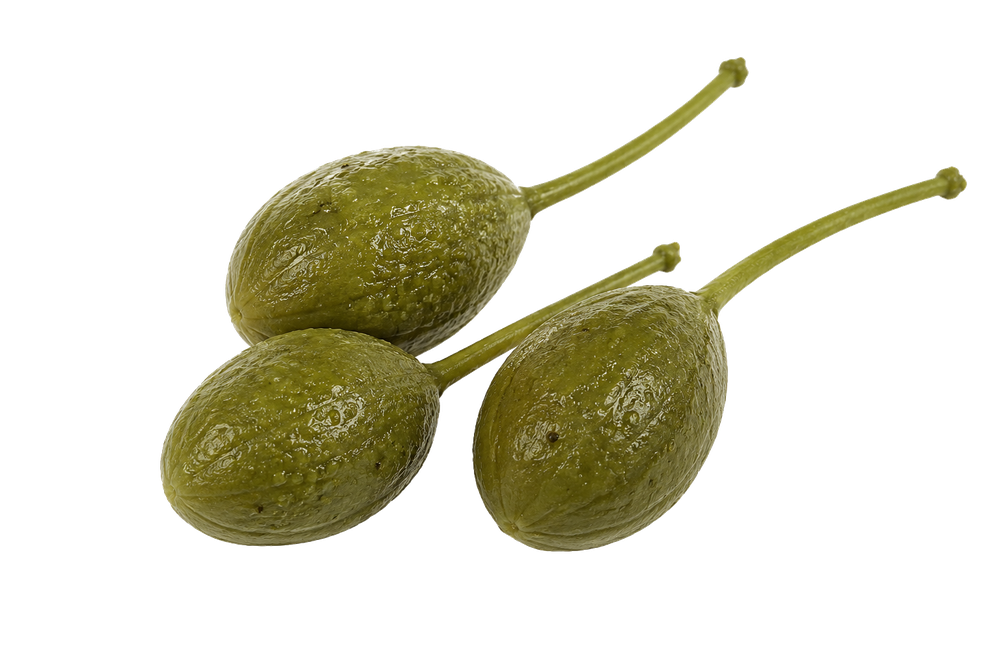
#> input picture media/products/caperpngpic.png, 1000 x 667 px, shrunk from 1536 x 1024 before the run
$ python remove_bg.py
#> lines starting #> are read from the running program, lines starting #| are printed output that depends on the picture; after the words box and inside, x2 and y2 are one past the last pixel; in counts of white or black regions, pixels touching at a corner belong together
"""Remove white background from PNG image, making it transparent."""
from PIL import Image
import numpy as np

img = Image.open('media/products/caperpngpic.png').convert('RGBA')
#> img is the input picture: PIL image 1000x667 RGBA; mean R, G, B, A 30.5, 28.6, 12.9, 62.2
data = np.array(img)

# Make white/near-white pixels transparent (threshold: R>230, G>230, B>230)
r, g, b, a = data[:,:,0], data[:,:,1], data[:,:,2], data[:,:,3]
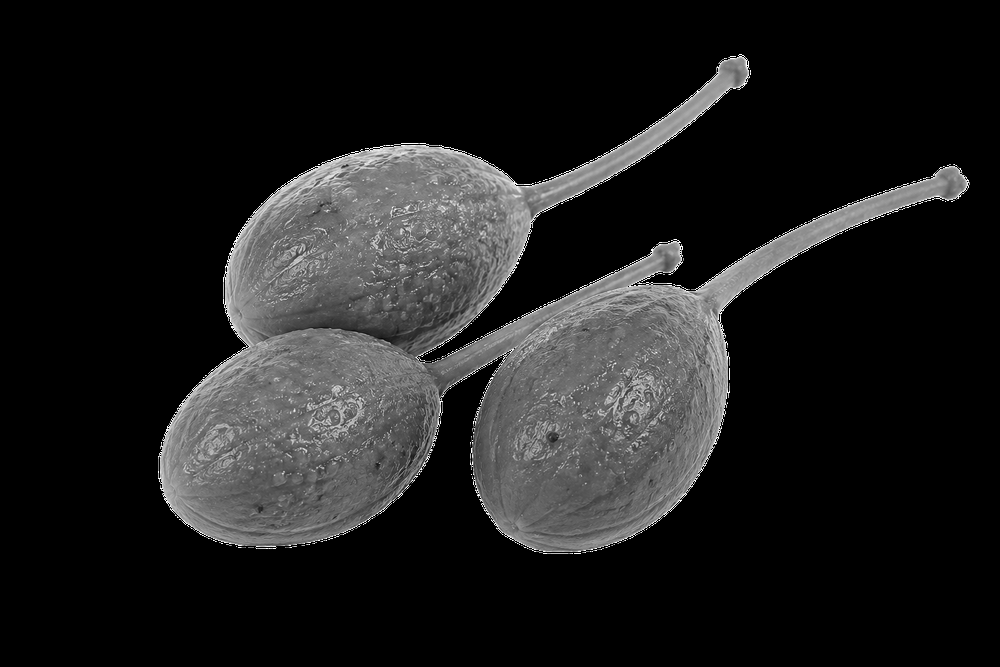
#> r: shape (667, 1000); min 0, max 255, mean 30.5
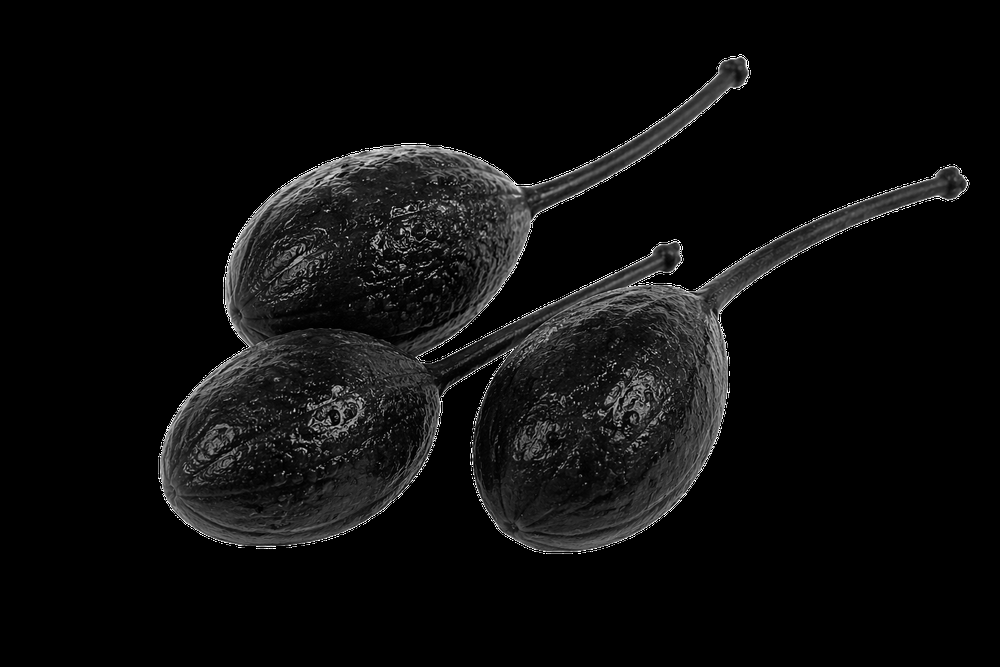
#> b: shape (667, 1000); min 0, max 255, mean 12.9
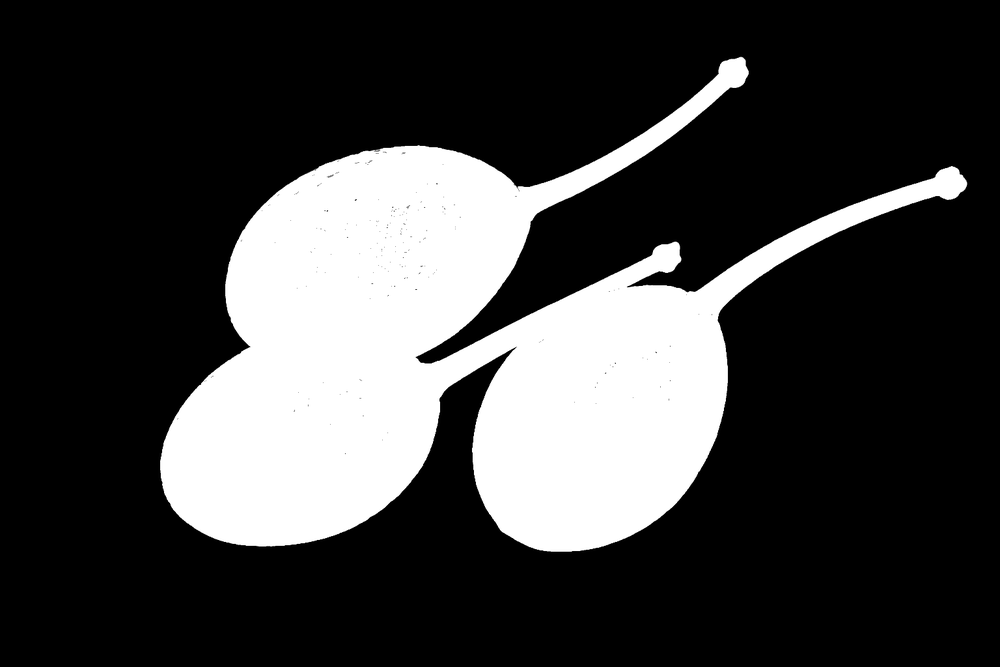
#> a: shape (667, 1000); min 0, max 255, mean 62.2
white_mask = (r > 230) & (g > 230) & (b > 230)
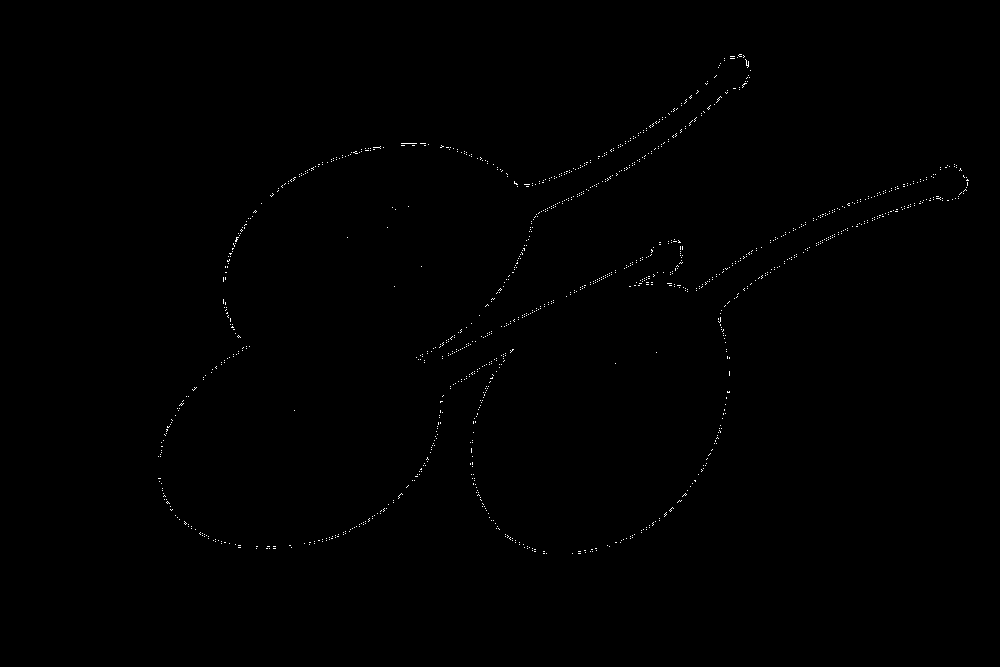
#> white_mask: shape (667, 1000) bool; 0.28% white in thin lines or dots, all inside (x1, y1, x2, y2) = (158, 54, 969, 554)
data[:,:,3][white_mask] = 0  # Set alpha to 0 for white pixels
#> data: shape (667, 1000, 4); 0.28% of pixels changed, all inside (x1, y1, x2, y2) = (158, 54, 969, 554)

# Smooth edges - make near-white pixels semi-transparent
near_white = (r > 200) & (g > 200) & (b > 200) & ~white_mask
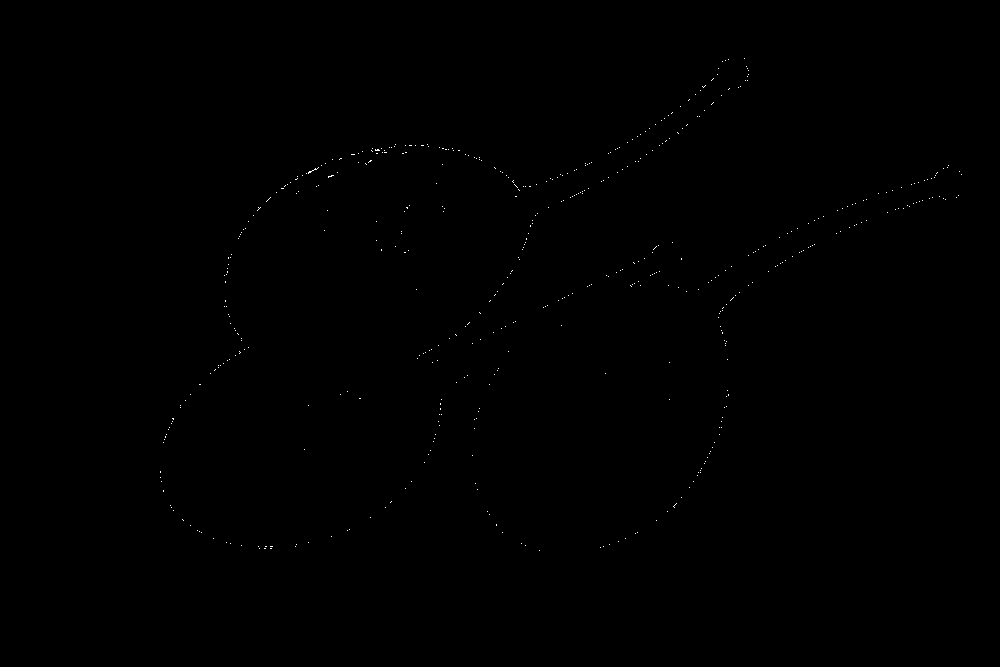
#> near_white: shape (667, 1000) bool; 0.1% white in thin lines or dots, all inside (x1, y1, x2, y2) = (160, 58, 962, 551)
data[:,:,3][near_white] = 128
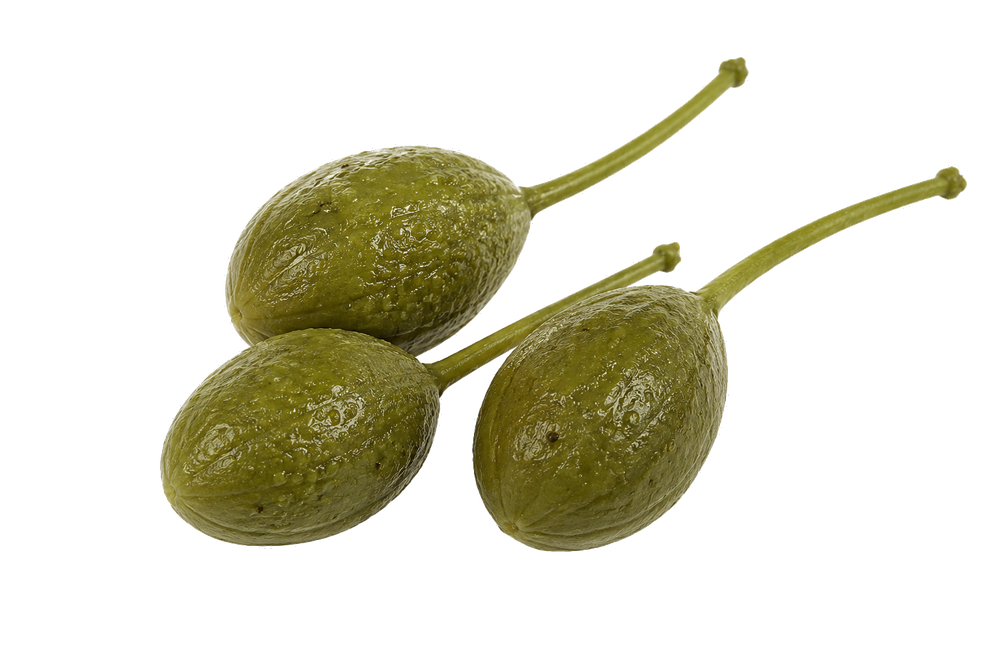
#> data: shape (667, 1000, 4); mean R, G, B, A 30.5, 28.6, 12.9, 62.2; transparent parts drawn white

result = Image.fromarray(data)
result.save('media/products/caperpngpic.png')
print('Done! White background removed from caperpngpic.png')

$ run again, with media/products/Gemini_Generated_Image_olzxoolzxoolzxoo.png copied over media/products/caperpngpic.png
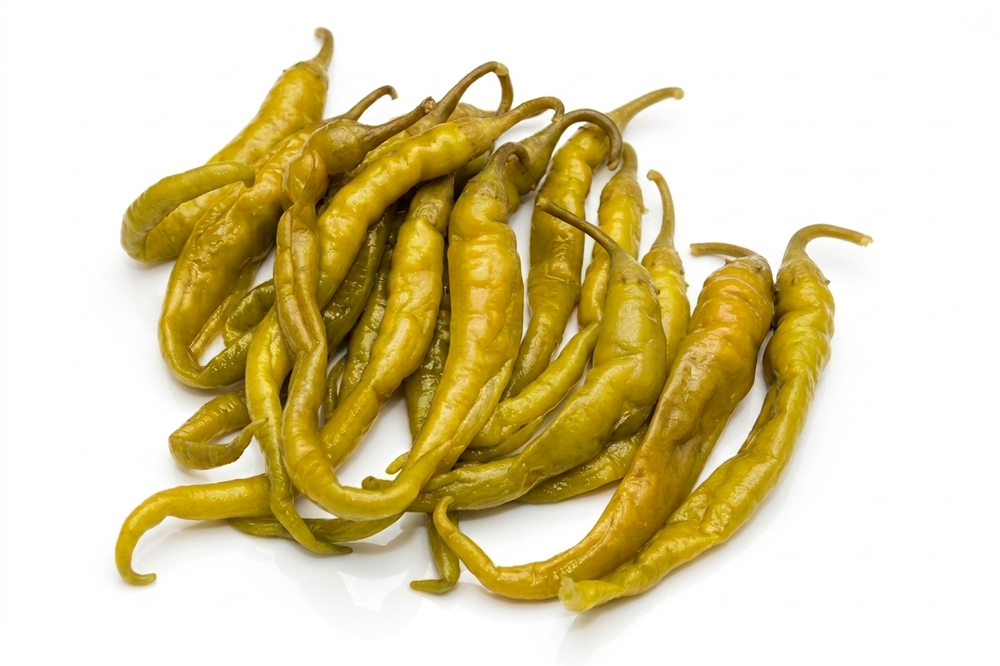
#> input picture media/products/Gemini_Generated_Image_olzxoolzxoolzxoo.png, 1000 x 666 px, shrunk from 1264 x 842 before the run
#> img is the input picture: PIL image 1000x666 RGBA; mean R, G, B, A 219.8, 207.2, 164.2, 255
#> a: shape (666, 1000); every value is 255
#> `white_mask = (r > 230) & (g > 230) & (b > 230)`:
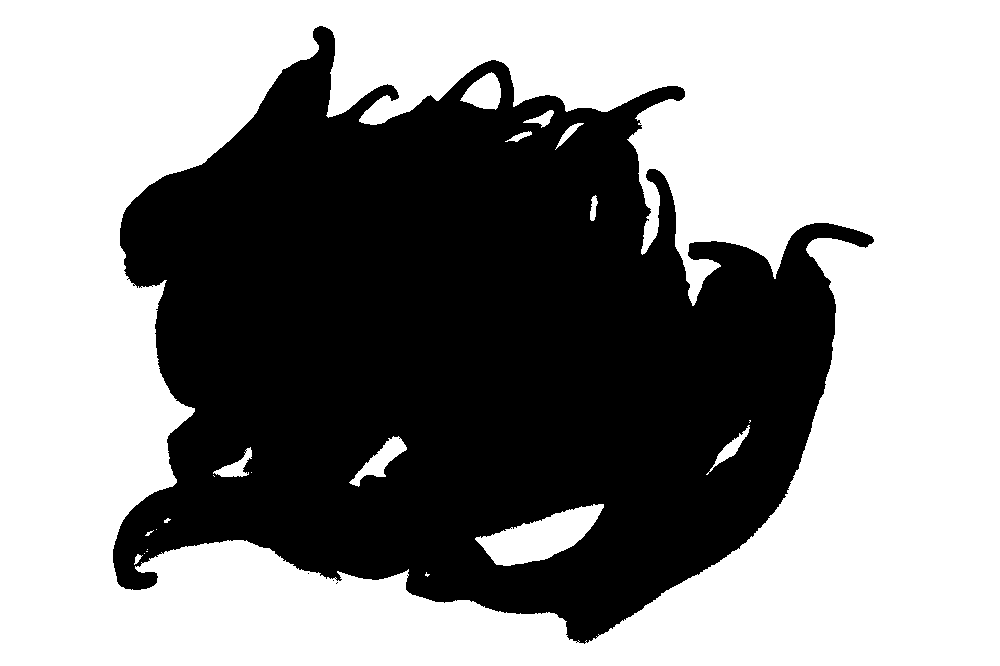
#> white_mask: shape (666, 1000) bool; 57.2% white; 4 black regions (3 under 20 px), largest, box (x1, y1, x2, y2) and area: (113, 26, 874, 644) 285223
#> near_white: shape (666, 1000) bool; 2.6% white; 418 white regions (384 under 20 px), largest, box (x1, y1, x2, y2) and area: (132, 353, 832, 644) 8128, (466, 497, 609, 558) 1273, (120, 243, 201, 414) 1144
#> `data[:,:,3][near_white] = 128`:
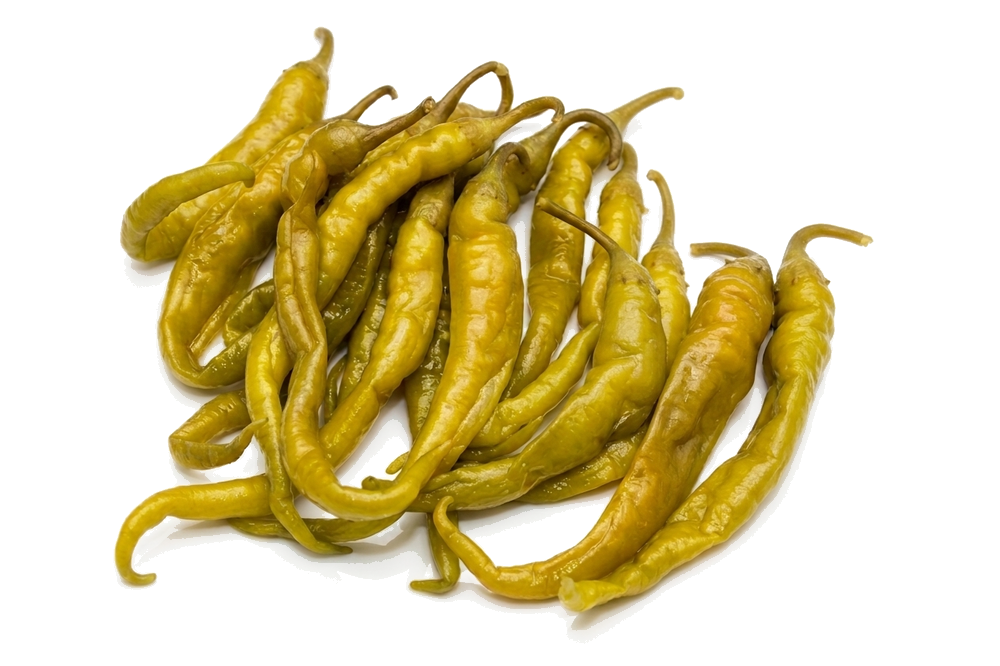
#> data: shape (666, 1000, 4); mean R, G, B, A 219.8, 207.2, 164.2, 105.9; transparent parts drawn white
